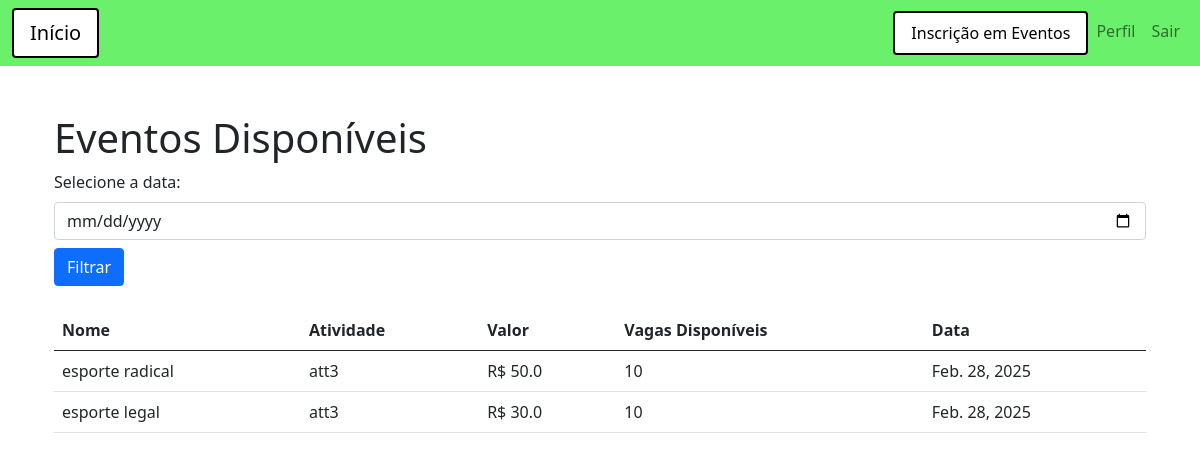
Page /apiCategorias/eventos/listar/ (signed in) on the committed database.
### app_adrenalife/models.py (models this page shows, shortened)
class Evento(models.Model):
    id = models.AutoField(primary_key=True)
    nome = models.TextField(max_length=255, default='')
    atividade = models.ForeignKey(atividade, on_delete=models.CASCADE, null=False)
    valor = models.FloatField()
    vagas_disponiveis = models.IntegerField()
    data = models.DateField()

class atividade(models.Model):
    id = models.AutoField(primary_key=True)
    nome = models.TextField(max_length=255, default='')
    descricao = models.TextField(max_length=255, default='')
    categoria = models.ForeignKey(categoria_atividade, on_delete=models.CASCADE, null=False)

### app_adrenalife/views.py (the view)
# urls.py: path('eventos/listar/', views.listar_eventos, name='listar_eventos'),
def listar_eventos(request):
    if not request.session.get('usuario_id'):
        return redirect('login')
    data_selecionada = request.GET.get('data', None)
    eventos = Evento.objects.all()
    if data_selecionada:
        data_selecionada = datetime.strptime(data_selecionada, '%Y-%m-%d').date()
        eventos = eventos.filter(data=data_selecionada)
    return render(request, 'eventos/listar_eventos.html', {'eventos': eventos, 'data_selecionada': data_selecionada})

### app_adrenalife/templates/eventos/listar_eventos.html
{% extends 'base.html' %}
{% block conteudo %}
<div class="container mt-5">
    <h1>Eventos Disponíveis</h1>
    <form method="get" class="mb-4">
        <label for="data" class="form-label">Selecione a data:</label>
        <input type="date" class="form-control" id="data" name="data" value="{{ data_selecionada|date:'Y-m-d' }}">
        <button type="submit" class="btn btn-primary mt-2">Filtrar</button>
    </form>
    <table class="table">
        <thead>
            <tr>
                <th>Nome</th>
                <th>Atividade</th>
                <th>Valor</th>
                <th>Vagas Disponíveis</th>
                <th>Data</th>
            </tr>
        </thead>
        <tbody>
            {% for evento in eventos %}
            <tr>
                <td>{{ evento.nome }}</td>
                <td>{{ evento.atividade.nome }}</td>
                <td>R$ {{ evento.valor }}</td>
                <td>{{ evento.vagas_disponiveis }}</td>
                <td>{{ evento.data }}</td>
            </tr>
            {% endfor %}
        </tbody>
    </table>
</div>
{% endblock %}

### rows in the picture
Evento: nome "esporte radical", atividade.nome "att3", valor "50.0", vagas_disponiveis "10", data "Feb. 28, 2025"
Evento: nome "esporte legal", atividade.nome "att3", valor "30.0", vagas_disponiveis "10", data "Feb. 28, 2025"
